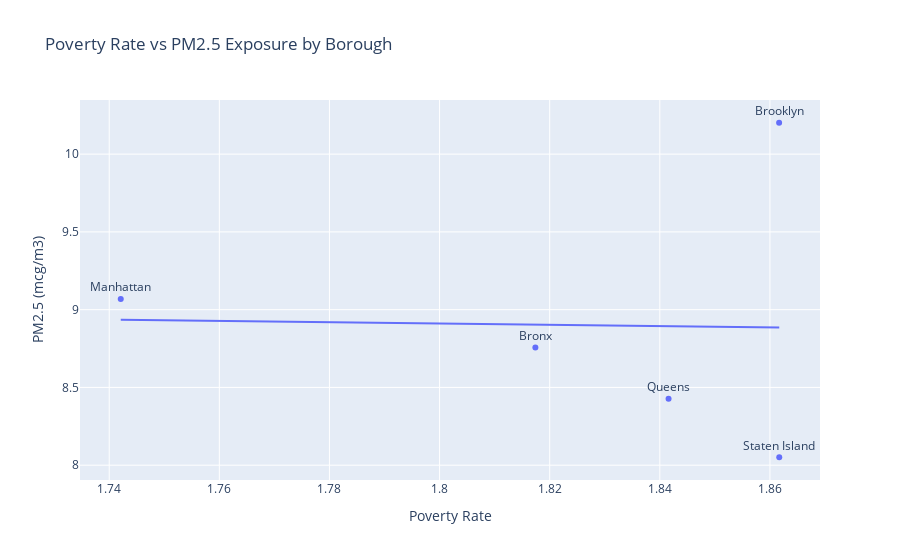

Here is the notebook cell this chart was saved with:
### Markdown cell above
Scatter Plot

### Code cell
# Scatter: Poverty Rate vs PM2.5
fig_scatter = px.scatter(
    merged,
    x="PovertyRate",
    y="PM25",
    text="Borough",
    trendline="ols",
    title="Poverty Rate vs PM2.5 Exposure by Borough",
    labels={
        "PovertyRate": "Poverty Rate",
        "PM25": "PM2.5 (mcg/m3)"
    }
)

fig_scatter.update_traces(textposition="top center")

# Save as standalone HTML
fig_scatter.write_html("plot_scatter_pm25_poverty.html", include_plotlyjs="cdn")

# Display in notebook
IFrame(src="plot_scatter_pm25_poverty.html", width=900, height=600)

### Figure 1 — Plotly figure (JSON) as saved in the notebook; plotly's stock layout.template omitted (floating-point values rounded to 4 significant figures)
{"data": [{"hovertemplate": "Poverty Rate=%{x}<br>PM2.5 (mcg/m3)=%{y}<br>Borough=%{text}<extra></extra>", "legendgroup": "", "marker": {"color": "#636efa", "symbol": "circle"}, "mode": "markers+text", "name": "", "orientation": "v", "showlegend": false, "text": ["Manhattan", "Bronx", "Brooklyn", "Queens", "Staten Island"], "textposition": "top center", "type": "scatter", "x": [1.742, 1.817, 1.862, 1.842, 1.862], "xaxis": "x", "y": [9.068, 8.756, 10.2, 8.427, 8.051], "yaxis": "y"}, {"hovertemplate": "<b>OLS trendline</b><br>PM25 = -0.412934 * PovertyRate + 9.65438<br>R<sup>2</sup>=0.000628<br><br>Poverty Rate=%{x}<br>PM2.5 (mcg/m3)=%{y} <b>(trend)</b><extra></extra>", "legendgroup": "", "marker": {"color": "#636efa", "symbol": "circle"}, "mode": "lines", "name": "", "showlegend": false, "textposition": "top center", "type": "scatter", "x": [1.742, 1.817, 1.842, 1.862, 1.862], "xaxis": "x", "y": [8.935, 8.904, 8.894, 8.886, 8.886], "yaxis": "y"}], "layout": {"legend": {"tracegroupgap": 0}, "title": {"text": "Poverty Rate vs PM2.5 Exposure by Borough"}, "xaxis": {"anchor": "y", "domain": [0, 1], "title": {"text": "Poverty Rate"}}, "yaxis": {"anchor": "x", "domain": [0, 1], "title": {"text": "PM2.5 (mcg/m3)"}}}}
